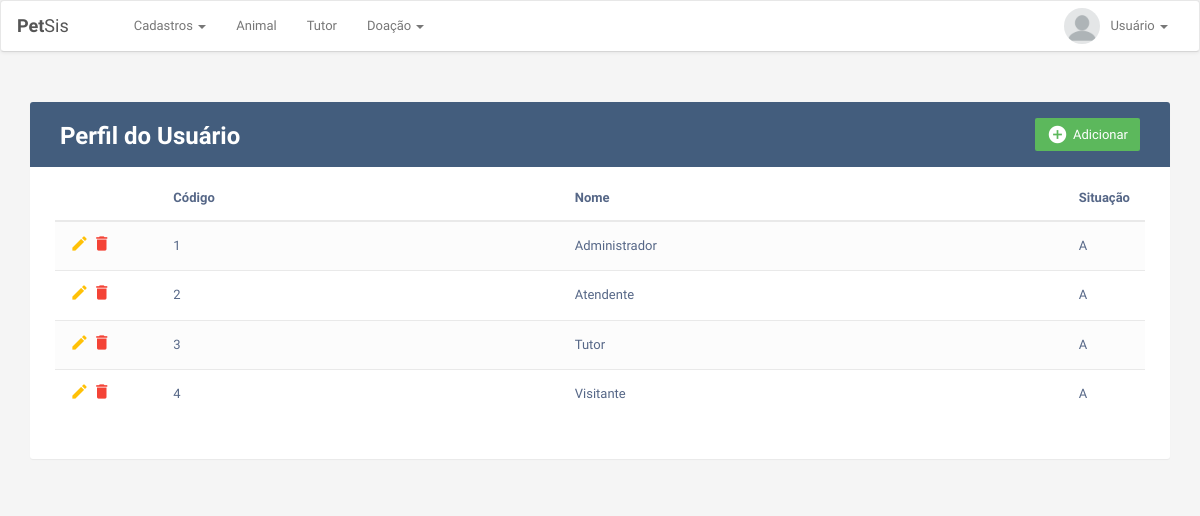
/usuario_perfil_Form.php, run on the app's committed database.
### tables this page shows
CREATE TABLE `usuario_perfil` (
  `codigo` int NOT NULL AUTO_INCREMENT,
  `nome` varchar(100) NOT NULL,
  `situacao` enum('A','I') DEFAULT 'A',
  PRIMARY KEY (`codigo`)
);

### BDO/usuario_perfil/usuario_perfil_select2.php (called while the page is built)
<?php
	require_once __DIR__ . '/../_bootstrap.php';
	try{
		$stmt = $pdo->prepare('SELECT * FROM usuario_perfil');
		$stmt->execute();
	} catch(PDOException $e) {
		echo 'Error: ' . $e -> getMessage();
	}

### usuario_perfil_Form.php (the view, shortened to what this page needs)
<!DOCTYPE html>
<html lang="en">
<head>
    <link rel="stylesheet" href="https://maxcdn.bootstrapcdn.com/font-awesome/4.7.0/css/font-awesome.min.css">
    <link rel="stylesheet" href="https://maxcdn.bootstrapcdn.com/bootstrap/3.3.7/css/bootstrap.min.css">
    <link href="css/style.css" rel="stylesheet">
</head>
<body>
    <div class="container">
        <div class="table-wrapper">
            <div class="table-title">
                <div class="row">
                    <div class="col-sm-6">
                        <h2><b>Perfil do Usuário</b></h2>
                    </div>
                    <div class="col-sm-6">
                        <a href="" class="adcBtn btn btn-success" data-toggle="modal"><i class="material-icons">&#xE147;</i> <span>Adicionar</span></a>
                    </div>
                </div>
            </div>
            <table class="table table-striped table-hover">
                <thead>
                    <tr>
                        <th width="10%">
                        </th>
                        <th width="40%">Código</th>
                        <th width="50%">Nome</th>
						<th width="10%">Situação</th>
                    </tr>
                </thead>
                <tbody>
                    <?php
                	 include("BDO/usuario_perfil/usuario_perfil_select2.php");
					 $result = $stmt->fetchAll();
                     foreach ($result as $value) {
                    ?>
                    <tr class="trCad">
                        <td width="10%">
                            <a href="" class="editbtn edit" data-toggle="modal"><i class="material-icons" data-toggle="tooltip" title="Editar">&#xE254;</i></a>
                            <a href="" class="delbtn delete" data-toggle="modal"><i class="material-icons" data-toggle="tooltip" title="Excluir">&#xE872;</i></a>
                        </td>
                        <td width="30%"><?php echo $value['codigo']; ?></td>
                        <td width="40%"><?php echo $value['nome']; ?></td>
						<td width="10%"><?php echo $value['situacao']; ?></td>
                    </tr>
                    <?php } ?>
                </tbody>
            </table>
        </div>
    </div>
</body>
</html>

### css/style.css (style rules this page uses)
.navbar-header.col { padding: 0 !important; }
.navbar { background: #fff; padding-left: 16px; padding-right: 16px; border-bottom: 1px solid #d6d6d6; box-shadow: 0 0 4px rgba(0, 0, 0, .1); }
.nav-link img { border-radius: 50%; width: 36px; height: 36px; margin: -8px 0; float: left; margin-right: 10px; }
.navbar .navbar-brand { color: #555; padding-left: 0; padding-right: 50px; font-family: 'Merienda One', sans-serif; }
body { color: #566787; background: #f5f5f5; font-family: 'Varela Round', sans-serif; font-size: 13px; }
.table-wrapper { background: #fff; padding: 20px 25px; margin: 30px 0; border-radius: 3px; box-shadow: 0 1px 1px rgba(0, 0, 0, .05); }
.table-title { padding-bottom: 15px; background: #435d7d; color: #fff; padding: 16px 30px; margin: -20px -25px 10px; border-radius: 3px 3px 0 0; }
.table-title h2 { margin: 5px 0 0; font-size: 24px; }
.table-title .btn { color: #fff; float: right; font-size: 13px; border: none; min-width: 50px; border-radius: 2px; border: none; outline: none !important; margin-left: 10px; }
.table-title .btn i { float: left; font-size: 21px; margin-right: 5px; }
.table-title .btn span { float: left; margin-top: 2px; }
table.table tr th, table.table tr td { border-color: #e9e9e9; padding: 12px 15px; vertical-align: middle; }
table.table tr th:first-child { width: 60px; }
table.table tr th:last-child { width: 100px; }
table.table-striped tbody tr:nth-of-type(odd) { background-color: #fcfcfc; }
table.table td a { font-weight: bold; color: #566787; display: inline-block; text-decoration: none; outline: none !important; }
table.table td a.edit { color: #FFC107; }
table.table td a.delete { color: #F44336; }
table.table td i { font-size: 19px; }

### data on the page
usuario_perfil: codigo "1", nome "Administrador", situacao "A"
usuario_perfil: codigo "2", nome "Atendente", situacao "A"
usuario_perfil: codigo "3", nome "Tutor", situacao "A"
usuario_perfil: codigo "4", nome "Visitante", situacao "A"
